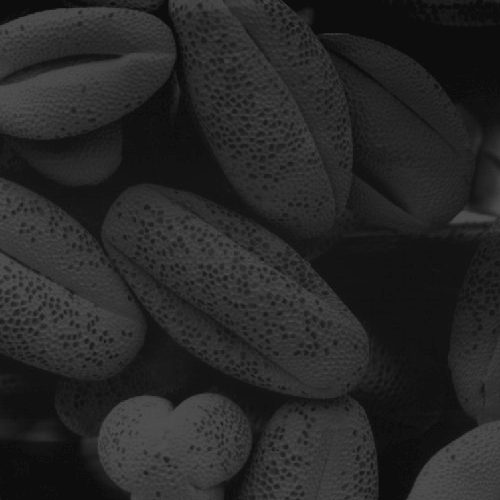
#> input picture 로봇비전/Original Images/dipum_images_ch03/Fig0308(a)(pollen).tif, 500 x 500 px
$ jupyter execute Untitled.ipynb
#> lines starting #> are read from the running program, lines starting #| are printed output that depends on the picture
[cell 1]
import cv2
import numpy as np
import random
from matplotlib import pyplot as plt

Im_Pollen = cv2.imread('Fig0308(a)(pollen).tif',cv2.IMREAD_UNCHANGED)
#> Im_Pollen is the input picture: shape (500, 500); min 13, max 83, mean 38.7
Im_Moon = cv2.imread('Fig0310(a)(Moon Phobos).tif',cv2.IMREAD_UNCHANGED)
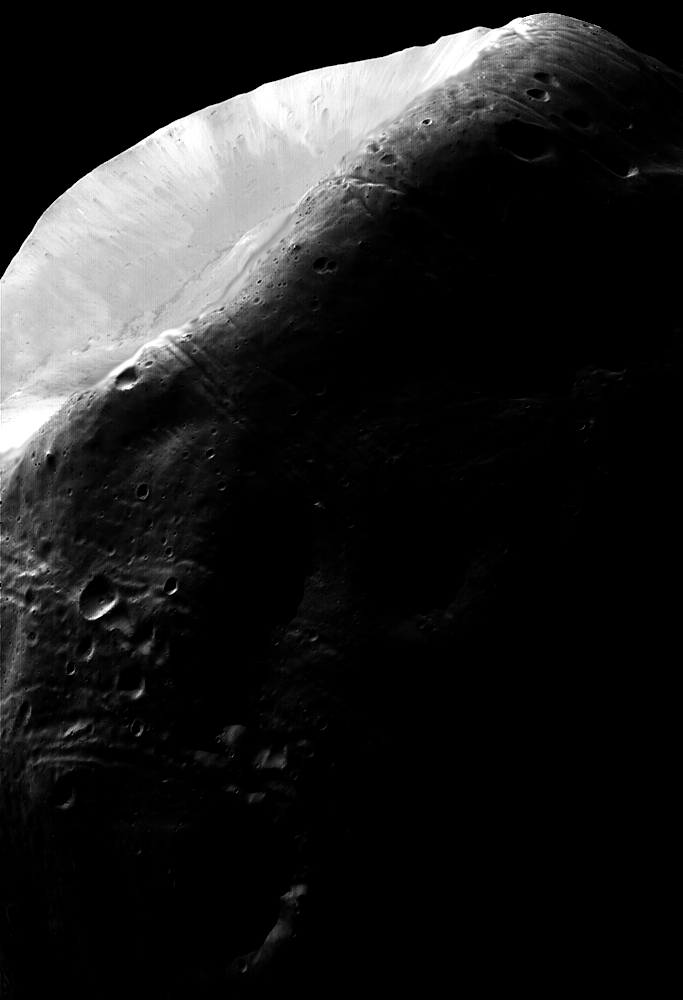
#> input picture 로봇비전/Original Images/dipum_images_ch03/Fig0310(a)(Moon Phobos).tif, 683 x 1000 px
#> Im_Moon is the input picture: shape (1000, 683); min 0, max 255, mean 31.7


Hist_Pollen = cv2.calcHist([Im_Pollen],[0],None,[256],[0,256])
#> Hist_Pollen = 256 values, max 17718 at index 13, min 0 at index 0, mean 976.6
Hist_Moon = cv2.calcHist([Im_Moon],[0],None,[256],[0,256])
#> Hist_Moon = 256 values, max 421847 at index 0, min 11 at index 90, mean 2668

plt.subplot(221),plt.imshow(Im_Pollen),plt.title('Pollen')
plt.subplot(222),plt.imshow(Im_Moon),plt.title('Moon')
plt.subplot(223),plt.plot(Hist_Pollen)
plt.subplot(224),plt.plot(Hist_Moon)
plt.xlim([0,256])
plt.show()
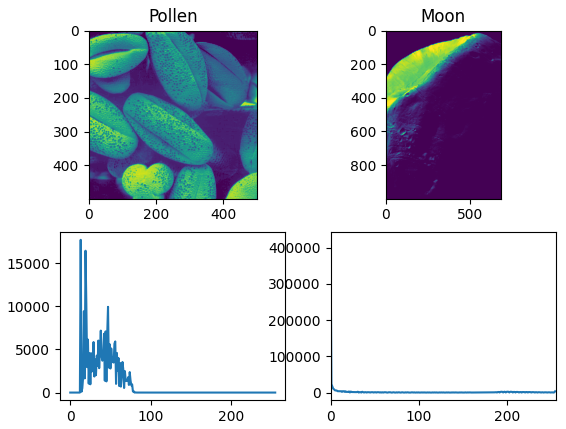
#> figure drawn by matplotlib, 4 panels; panel 3: curve peaks at x = 13, y = 17718; panel 4: curve peaks at x = 0, y = 421847
